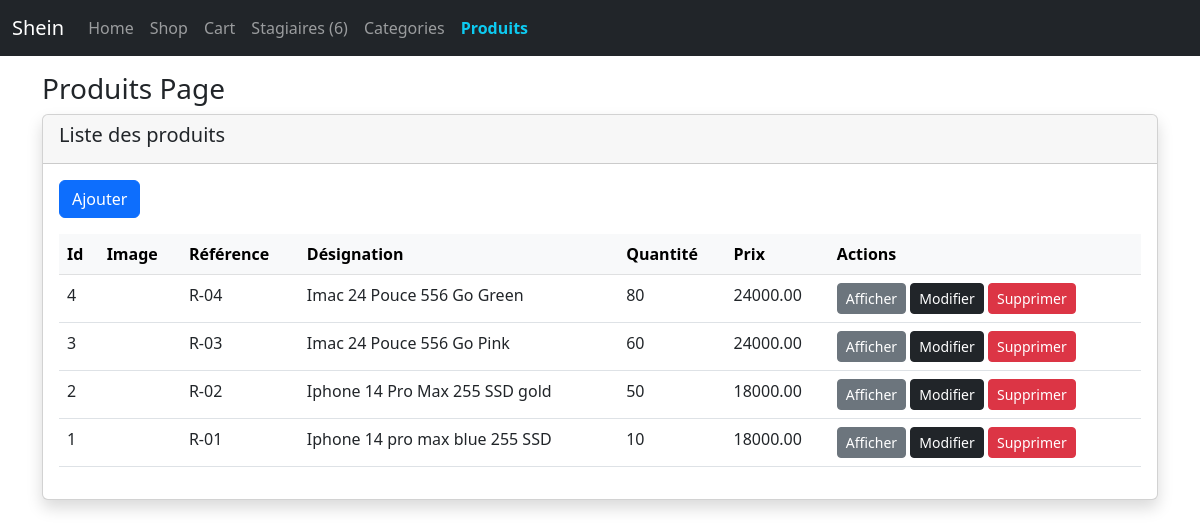
/produits.php, run on the app's committed database.
### tables this page shows
CREATE TABLE `produits` (
  `id` int(11) NOT NULL,
  `reference` varchar(255) DEFAULT NULL,
  `designation` varchar(255) DEFAULT NULL,
  `description` varchar(255) DEFAULT NULL,
  `prix` decimal(10,2) DEFAULT 0.00,
  `ancien_prix` decimal(10,2) DEFAULT 0.00,
  `quantite` int(11) DEFAULT 0,
  `image` varchar(255) DEFAULT NULL,
  `couleur` varchar(255) DEFAULT NULL,
  `categorie` varchar(255) DEFAULT NULL,
  `created_at` timestamp NOT NULL DEFAULT current_timestamp(),
  `updated_at` timestamp NOT NULL DEFAULT current_timestamp(),
  `deleted_at` timestamp NULL DEFAULT NULL
);

### produits.php (the view, shortened to what this page needs)
<?php
require_once "database/db.php";
$page = "produits";
$row_selected = 0;
$produits = $db->query("SELECT * FROM produits WHERE deleted_at IS NULL ORDER BY id DESC")->fetchAll();
?>
<!doctype html>
<html lang="en">
<head>
    <?php include 'body/header.php' ?>
</head>
<body>
    <header>
        <?php include "body/nav.php" ?>
    </header>
    <main class="container mt-3">
        <h3>Produits Page</h3>
        <div class="card shadow">
            <div class="card-header">
                <h5>Liste des produits</h3>
            </div>
            <div class="card-body">
                <a href="produits_add.php" class="btn btn-primary mb-3 ">Ajouter</a>
                <div class="table-responsive">
                    <table class="table">
                        <theade>
                            <tr class="table-light">
                                <th>Id</th>
                                <th>Image</th>
                                <th>Référence</th>
                                <th>Désignation</th>
                                <th>Quantité</th>
                                <th>Prix</th>
                                <th>Actions</th>
                            </tr>
                        </theade>
                        <tbody>
                            <?php foreach ($produits as $key => $value) : ?>
                                <tr class="<?= $value->id == $row_selected ? 'table-primary' : '' ?>">
                                    <td>
                                        <?= $value->id ?>
                                    </td>
                                    <td>
                                    </td>
                                    <td><?= $value->reference ?></td>
                                    <td><?= $value->designation ?></td>
                                    <td><?= $value->quantite ?></td>
                                    <td><?= $value->prix ?></td>
                                    <td>
                                        <a href="produits_details.php?id=<?= $value->id ?>" class="btn btn-secondary btn-sm">Afficher</a>
                                        <a href="produits_update.php?id=<?= $value->id ?>" class="btn btn-dark btn-sm">Modifier</a>
                                        <a href="produits_delete.php?id=<?= $value->id ?>" class="btn btn-danger btn-sm">Supprimer</a>
                                    </td>
                                </tr>
                            <?php endforeach ?>
                        </tbody>
                    </table>
                </div>
            </div>
        </div>
    </main>
</body>
</html>

### body/header.php (shortened to what this page needs)
<link href="https://cdn.jsdelivr.net/npm/bootstrap@5.2.1/dist/css/bootstrap.min.css" rel="stylesheet">
<link rel="stylesheet" href="https://cdn.jsdelivr.net/npm/bootstrap-icons@1.11.1/font/bootstrap-icons.css">
<link href="https://unpkg.com/aos@2.3.1/dist/aos.css" rel="stylesheet">

### body/nav.php (shortened to what this page needs)
<?php
$stagiaires_pages = ['stagiaires', 'stagiaire_add', 'stagiaire_delete', 'stagiaire_details', 'stagiaire_update', 'stagiaires_archived', 'stagiaire_recover'];
$categories_pages = ['categories', 'categories_add', 'categories_details', 'categories_delete', 'categories_update'];
$produits_pages = ['produits', 'produits_add', 'produits_details', 'produits_delete', 'produits_update'];
$total_stagiaires = $db->query("SELECT COUNT(id) AS total FROM stagiaires WHERE deleted_at IS NULL LIMIT 1")->fetch()->total;
?>
<nav class="navbar navbar-expand-sm navbar-dark bg-dark">
    <div class="container-fluid">
        <a class="navbar-brand" href="index.php">Shein</a>
        <div class="collapse navbar-collapse" id="collapsibleNavId">
            <ul class="navbar-nav me-auto mt-2 mt-lg-0">
                <li class="nav-item">
                    <a class="nav-link <?= $page == "home" ? 'active text-info fw-bold' : '' ?>" href="index.php">Home</a>
                </li>
                <li class="nav-item">
                    <a class="nav-link <?= $page == "shop" ? 'active text-info fw-bold' : '' ?>" href="shop.php">Shop</a>
                </li>
                <li class="nav-item">
                    <a class="nav-link <?= $page == "cart" ? 'active text-info fw-bold' : '' ?>" href="cart.php">Cart</a>
                </li>
                <li class="nav-item">
                    <a class="nav-link
                    <?= in_array($page, $stagiaires_pages) ? 'active text-info fw-bold' : '-' ?>
                    " href="stagiaires.php">Stagiaires (<?= $total_stagiaires ?>)</a>
                </li>
                <li class="nav-item">
                    <a class="nav-link
                    <?= in_array($page, $categories_pages) ? 'active text-info fw-bold' : '-' ?>
                    " href="categories.php">Categories</a>
                </li>
                <li class="nav-item">
                    <a class="nav-link
                    <?= in_array($page, $produits_pages) ? 'active text-info fw-bold' : '-' ?>
                    " href="produits.php">Produits</a>
                </li>
            </ul>
        </div>
    </div>
</nav>

### data on the page
produits: id "4", reference "R-04", designation "Imac 24 Pouce 556 Go Green", quantite "80", prix "24000.00"
produits: id "3", reference "R-03", designation "Imac 24 Pouce 556 Go Pink", quantite "60", prix "24000.00"
produits: id "2", reference "R-02", designation "Iphone 14 Pro Max 255 SSD gold", quantite "50", prix "18000.00"
produits: id "1", reference "R-01", designation "Iphone 14 pro max blue 255 SSD", quantite "10", prix "18000.00"

### other printed values
$total_stagiaires "6"
